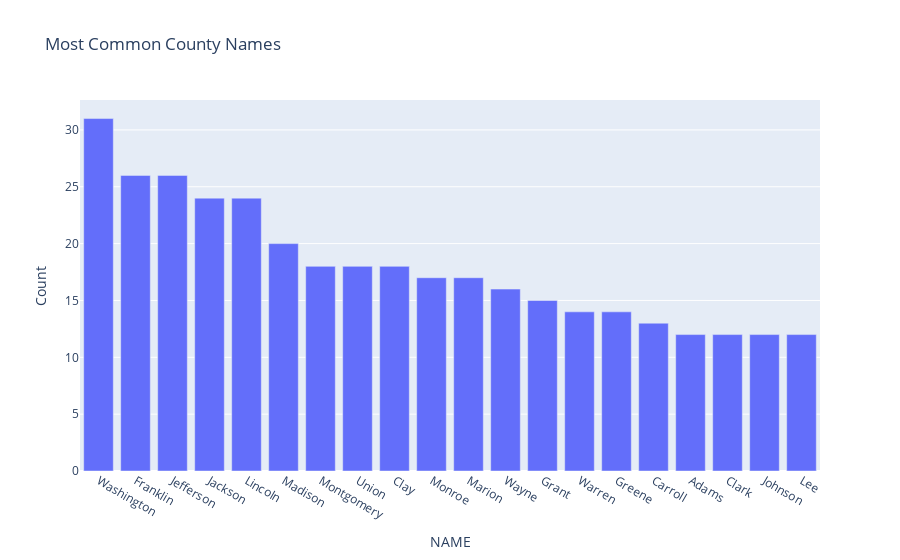

The cell this chart's notebook holds for it:
### Code cell
# Chart 2: Distribution of Common County Names
county_name_counts = gdf['NAME'].value_counts().head(20)  # Get top 20 most common county names
fig_county_names = px.bar(county_name_counts, x=county_name_counts.index, y=county_name_counts.values, title='Most Common County Names', labels={'index': 'County Name', 'y': 'Count'})
fig_county_names.show()

### Figure 1 — Plotly figure (JSON) as saved in the notebook; plotly's stock layout.template omitted (floating-point values rounded to 4 significant figures)
{"data": [{"hovertemplate": "NAME=%{x}<br>Count=%{y}<extra></extra>", "legendgroup": "", "marker": {"color": "#636efa", "pattern": {"shape": ""}}, "name": "", "orientation": "v", "showlegend": false, "textposition": "auto", "type": "bar", "x": ["Washington", "Franklin", "Jefferson", "Jackson", "Lincoln", "Madison", "Montgomery", "Union", "Clay", "Monroe", "Marion", "Wayne", "Grant", "Warren", "Greene", "Carroll", "Adams", "Clark", "Johnson", "Lee"], "xaxis": "x", "y": [31, 26, 26, 24, 24, 20, 18, 18, 18, 17, 17, 16, 15, 14, 14, 13, 12, 12, 12, 12], "yaxis": "y"}], "layout": {"barmode": "relative", "legend": {"tracegroupgap": 0}, "title": {"text": "Most Common County Names"}, "xaxis": {"anchor": "y", "domain": [0, 1], "title": {"text": "NAME"}}, "yaxis": {"anchor": "x", "domain": [0, 1], "title": {"text": "Count"}}}}
